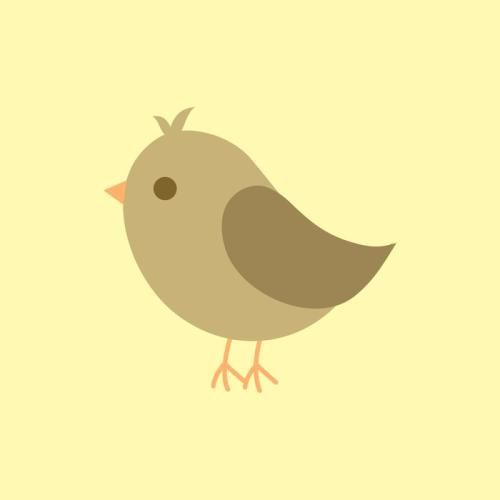
#> input picture yeke/py-flag/head.jpg, 500 x 500 px
$ python head_flag.py
#> lines starting #> are read from the running program, lines starting #| are printed output that depends on the picture; after the words box and inside, x2 and y2 are one past the last pixel; in counts of white or black regions, pixels touching at a corner belong together
import cv2

# 读取头像和圣诞老人图片
img_head = cv2.imread('head.jpg')
#> img_head is the input picture: shape (500, 500, 3); mean B, G, R 168.5, 236.4, 244.9
img_flag = cv2.imread('sc.jpg')
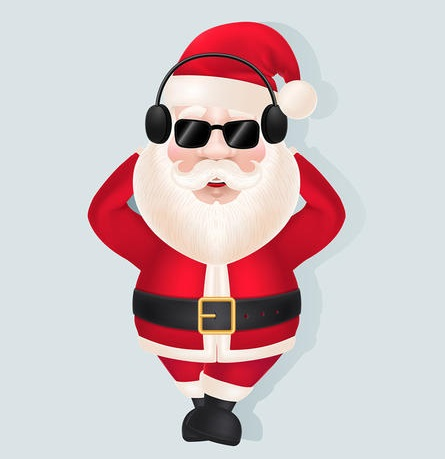
#> input picture yeke/py-flag/sc.jpg, 445 x 459 px
#> img_flag is the input picture: shape (459, 445, 3); mean B, G, R 194.6, 191.6, 209.4
# 获取头像和圣诞老人图片宽度
w_head, h_head = img_head.shape[:2]
#> w_head = 500; h_head = 500
w_flag, h_flag = img_flag.shape[:2]
#> w_flag = 459; h_flag = 445
# 计算图案缩放比例
scale = w_head / w_flag / 4
#> scale = 0.272
# 缩放图案
img_flag = cv2.resize(img_flag, (0, 0), fx=scale, fy=scale)
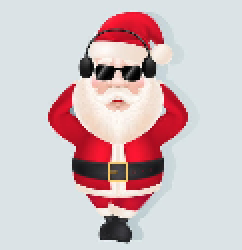
#> img_flag: shape (125, 121, 3) (shown 2 times larger); mean B, G, R 194.7, 191.6, 209.4
# 获取缩放后新宽度
w_flag, h_flag = img_flag.shape[:2]
#> w_flag = 125; h_flag = 121
# 按 3 个通道合并图片
for c in range(0, 3):
    img_head[w_head - w_flag:, h_head - h_flag:, c] = img_flag[:, :, c]
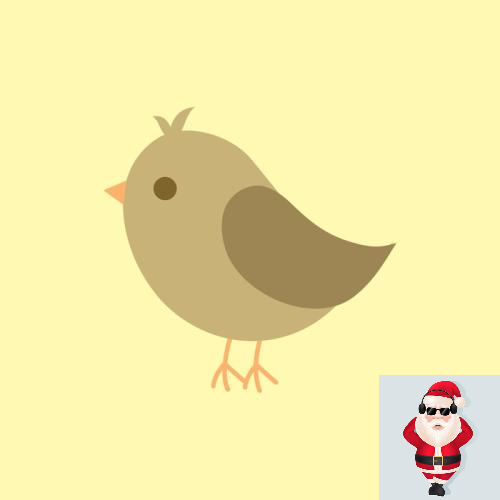
#> img_head: shape (500, 500, 3); 6.05% of pixels changed, all inside (x1, y1, x2, y2) = (379, 375, 500, 500)
# 保存最终结果
cv2.imwrite('sc_head.jpg', img_head)
